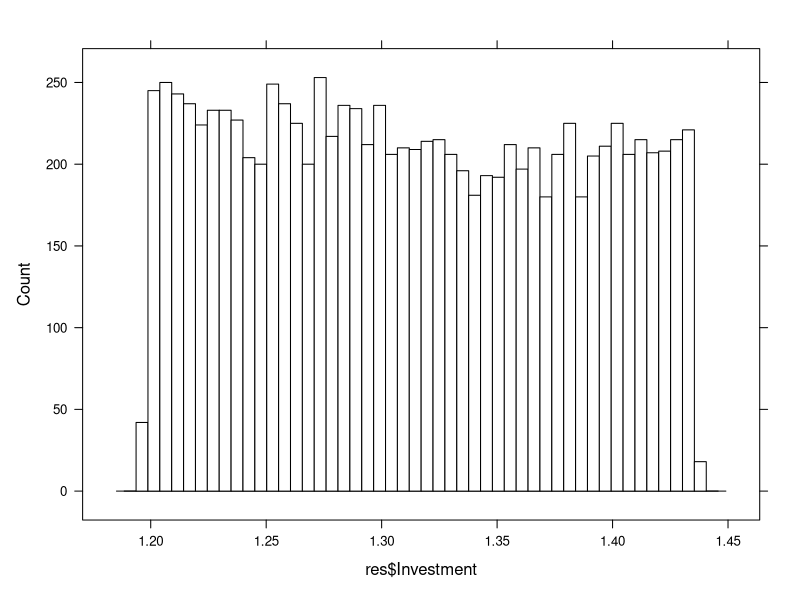
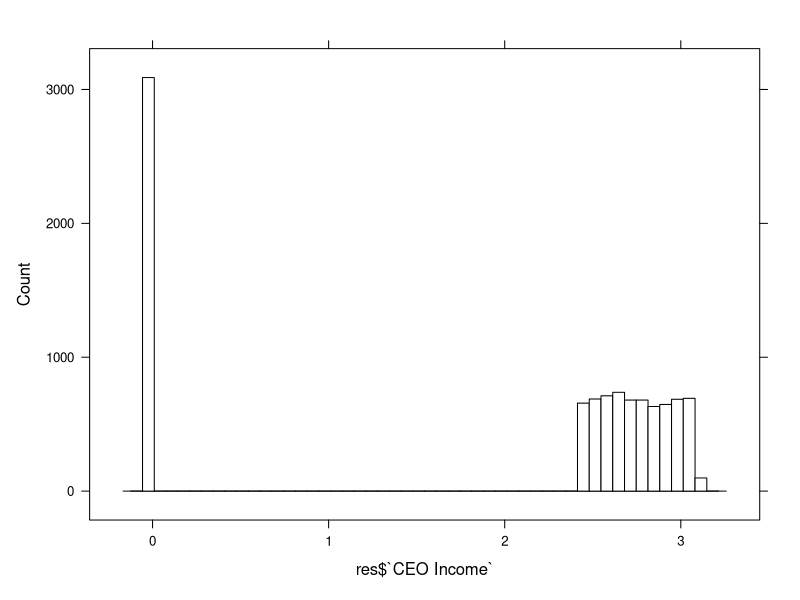
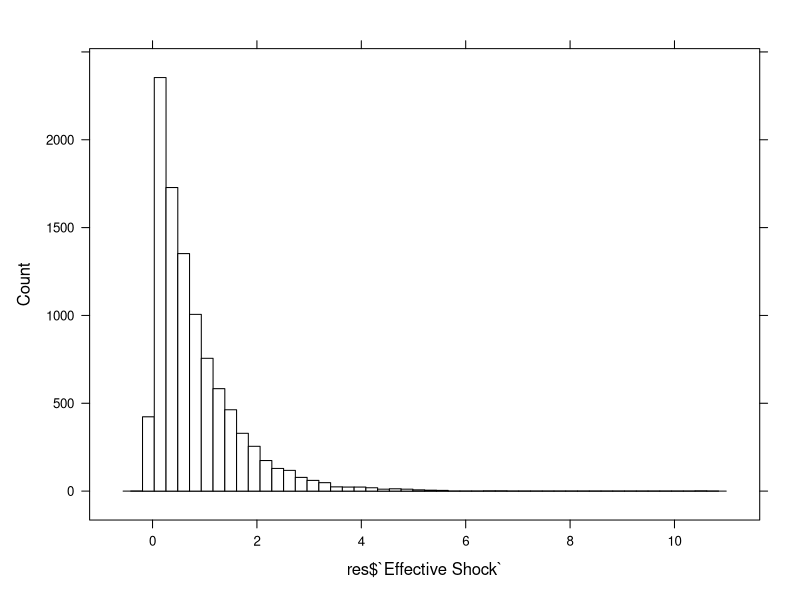
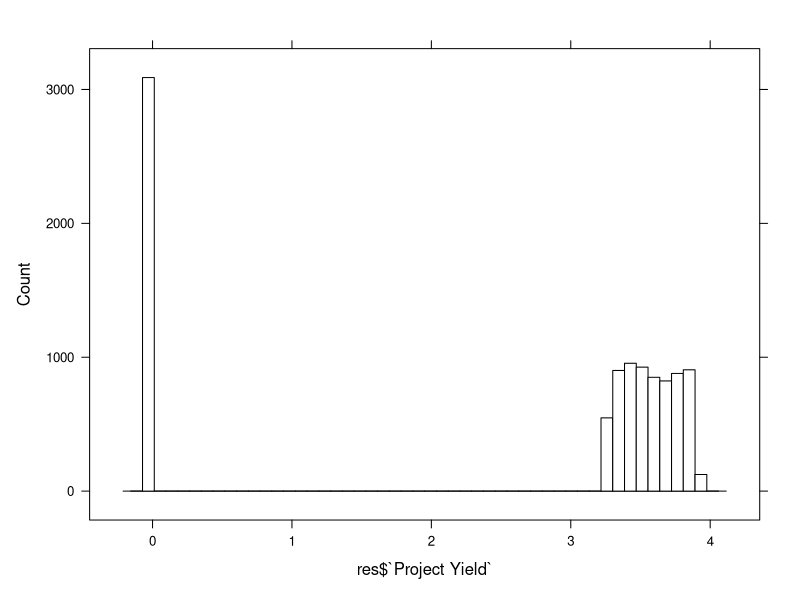
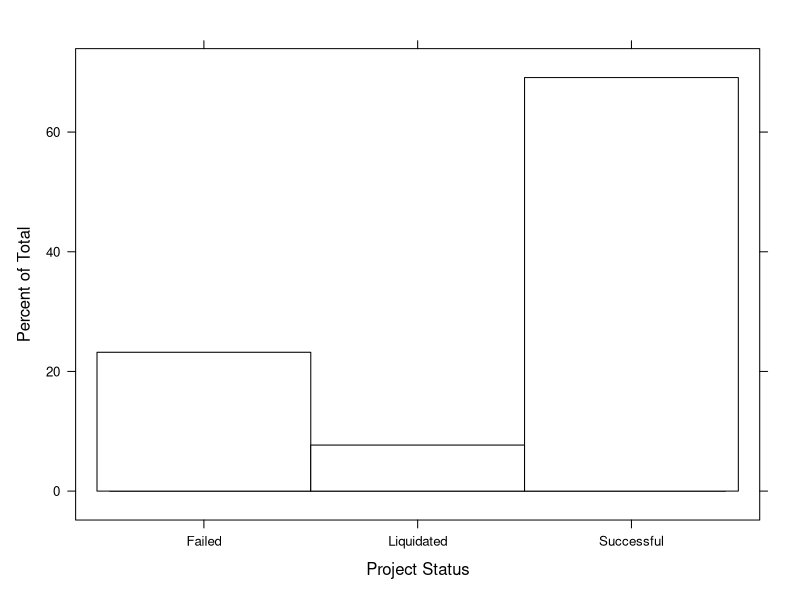
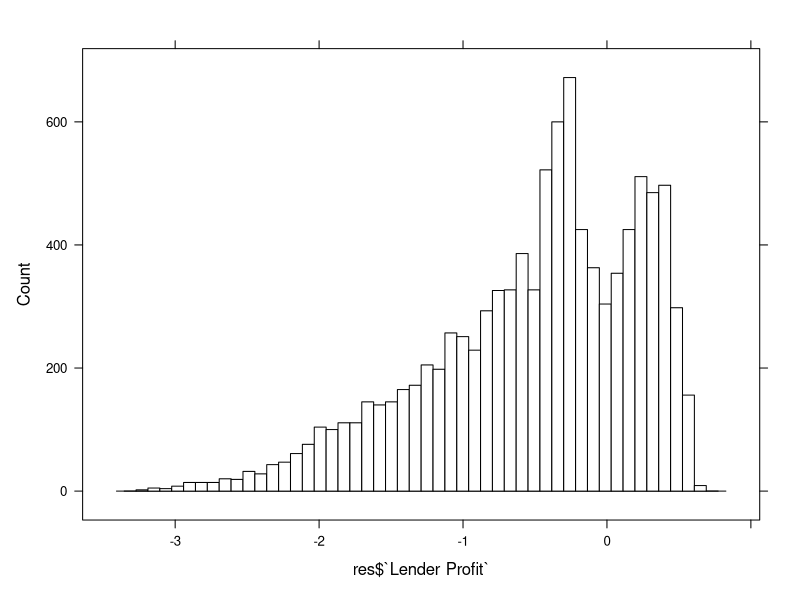

Generate these figures, in order, with R:
library(stats)
library(tidyverse)
library(data.table)
library(lattice)

rm(list = ls())
set.seed(1)
n = 10000
A = 1
B = 1
qu = 0.75
ql = 0.10
z = 1
e = exp(1)
zetaL = qu*(e^z-B/(qu - ql)) #Zeta for the Lenders. Maximizes Pledgeable Income
zetaC = qu*e^z #Zeta for the CEO. Maximizes CEO Utility (NPV)


#the integrand inside E(zeta)
mean_exp = function(x){
  return(x*dexp(x, Z))
}

#The function to be minimized in order to find zeta*
zeta_optimizer = function(zeta){
  return(-(1 + integrate(mean_exp, 0, zeta)$value/(pexp(zeta, Z))))
}


rand = c(runif(n, 1, 1.5)) #Random rates for the exponential distribution
rand = cbind(rand, unlist(lapply(rand, rexp, n = 1)), runif(n)) #Random values for the exponential distr. (liq. shocks) and random values for project success

res = c()
for(i in 1:10000){
  Z = rand[i, 1]
  shock = rand[i, 2]
  
  zeta_optim = optim((zetaL + zetaC)/2, 
                     zeta_optimizer, 
                     lower = 0.9*zetaL, 
                     upper = 1.1*zetaC,
                     method = "L-BFGS-B")$par #Finding zeta*. The function is optimized in an interval just larger than the feasible one in order to avoid boundary issues
  
  if(zeta_optim >= zetaC){zeta_optim = zetaC} else if(zeta_optim < zetaL){
    I = 0
    pi_c = 0
    p1 = 0
    status = 'Not invested'
    res = rbind(res, c(I, pi_c, zeta_optim, shock, pi1, status))
    next}
  
  

  mean_shock = integrate(mean_exp, 0, zeta_optim)$value #E(zeta*)
  
  I = A/(1 - pexp(zeta_optim, Z)*qu*(e^z - B/(qu - ql)) + mean_shock) #Maximum I*
  
  pi_c =  e^z*I + (A - (1 + mean_shock))*I/(pexp(zeta_optim, Z)) #CEO's Income
  
  project = rand[i, 3]
  
  if(shock > zeta_optim){pi_c = 0
  status = "Liquidated"
  pi1 = 0
  res = rbind(res, c(I, pi_c, zeta_optim, shock, pi1, status))
  next}
  
  
  if(project > qu){pi_c = 0
  status = "Failed"
  pi1 = 0
  res = rbind(res, c(I, pi_c, zeta_optim, shock, pi1, status))
  next}
  
  pi1 = e^z*I  
  status = "Successful"
  res = rbind(res, c(I, pi_c, zeta_optim, shock, pi1, status))
  
  print(i)
}

res = data.frame(res, stringsAsFactors = F)

names(res) = c('Investment', 'CEO Income', 'Cutoff', 'Effective Shock', 'Project Yield', 'Project Status')

res = res %>% mutate(Investment = as.numeric(Investment),
                     `CEO Income` = as.numeric(`CEO Income`),
                     Cutoff = as.numeric(Cutoff),
                     `Effective Shock` = as.numeric(`Effective Shock`),
                     `Project Yield` = as.numeric(`Project Yield`),
                     `Project Status` = as.factor(`Project Status`),
                     `Lender Income` = `Project Yield` - `CEO Income`,
                     `Lender Profit` = `Lender Income` - Investment + A,
                     Withdrawn = Investment * `Effective Shock`)

res$Withdrawn = ifelse(res$`Project Status` == "Liquidated", 0, res$Withdrawn)
res$`Lender Profit` = ifelse(res$`Project Status` != "Liquidated",
                             res$`Lender Profit` - res$Withdrawn,
                             res$`Lender Profit`)

res$`Project Proceeds` = res$`Project Yield` - (res$Investment - A) - res$Withdrawn

histogram(res$Investment, nint = 50, col = 'white', type = 'count')
histogram(res$`CEO Income`, nint = 50, col = 'white', type = 'count')
histogram(res$`Effective Shock`, nint = 50, col = 'white', type = 'count')
histogram(res$`Project Yield`, nint = 50, col = 'white', type = 'count')
histogram(res$`Project Status`, col = 'white', xlab = 'Project Status')
histogram(res$`Lender Profit`, nint = 50, col = 'white', type = 'count')

colMeans(res[, -6])
